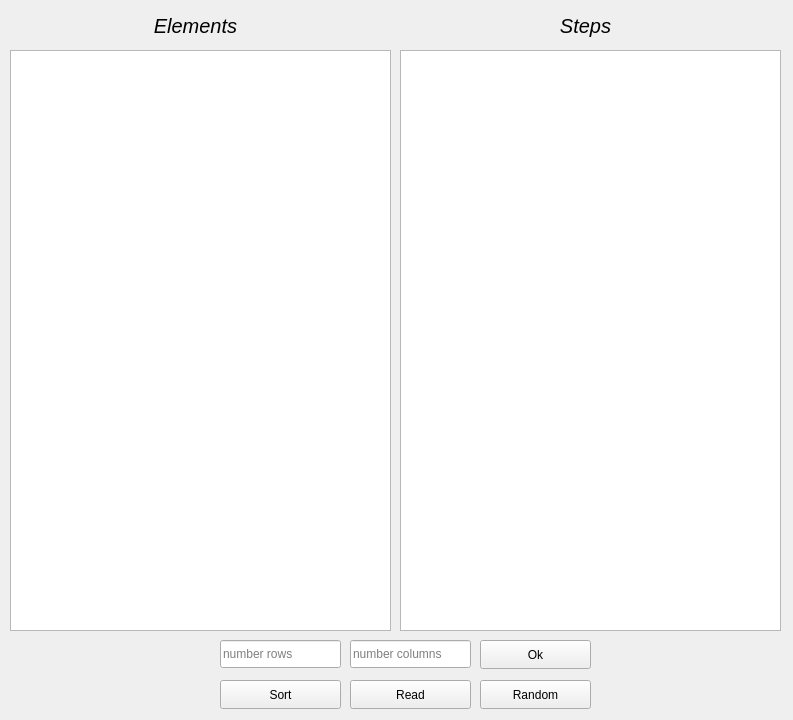
<?xml version="1.0" encoding="UTF-8"?>
<ui version="4.0">
 <class>MainWindow</class>
 <widget class="QMainWindow" name="MainWindow">
  <property name="geometry">
   <rect>
    <x>0</x>
    <y>0</y>
    <width>793</width>
    <height>720</height>
   </rect>
  </property>
  <property name="windowTitle">
   <string>MainWindow</string>
  </property>
  <widget class="QWidget" name="centralwidget">
   <widget class="QTextEdit" name="enterMatrix">
    <property name="geometry">
     <rect>
      <x>10</x>
      <y>50</y>
      <width>381</width>
      <height>581</height>
     </rect>
    </property>
    <property name="readOnly">
     <bool>true</bool>
    </property>
   </widget>
   <widget class="QPushButton" name="sortButton">
    <property name="geometry">
     <rect>
      <x>220</x>
      <y>680</y>
      <width>121</width>
      <height>29</height>
     </rect>
    </property>
    <property name="text">
     <string>Sort</string>
    </property>
   </widget>
   <widget class="QPushButton" name="buttonOk">
    <property name="geometry">
     <rect>
      <x>480</x>
      <y>640</y>
      <width>111</width>
      <height>29</height>
     </rect>
    </property>
    <property name="text">
     <string>Ok</string>
    </property>
   </widget>
   <widget class="QPushButton" name="enterRandomButton">
    <property name="geometry">
     <rect>
      <x>480</x>
      <y>680</y>
      <width>111</width>
      <height>29</height>
     </rect>
    </property>
    <property name="text">
     <string>Random</string>
    </property>
   </widget>
   <widget class="QLineEdit" name="numberRows">
    <property name="geometry">
     <rect>
      <x>220</x>
      <y>640</y>
      <width>121</width>
      <height>28</height>
     </rect>
    </property>
    <property name="placeholderText">
     <string>number rows</string>
    </property>
   </widget>
   <widget class="QTextEdit" name="stepsList">
    <property name="geometry">
     <rect>
      <x>400</x>
      <y>50</y>
      <width>381</width>
      <height>581</height>
     </rect>
    </property>
    <property name="readOnly">
     <bool>true</bool>
    </property>
   </widget>
   <widget class="QLabel" name="label">
    <property name="geometry">
     <rect>
      <x>530</x>
      <y>10</y>
      <width>111</width>
      <height>31</height>
     </rect>
    </property>
    <property name="font">
     <font>
      <pointsize>15</pointsize>
      <italic>true</italic>
      <bold>false</bold>
     </font>
    </property>
    <property name="text">
     <string>Steps</string>
    </property>
    <property name="alignment">
     <set>Qt::AlignCenter</set>
    </property>
   </widget>
   <widget class="QLabel" name="label_2">
    <property name="geometry">
     <rect>
      <x>130</x>
      <y>10</y>
      <width>131</width>
      <height>31</height>
     </rect>
    </property>
    <property name="font">
     <font>
      <pointsize>15</pointsize>
      <italic>true</italic>
      <bold>false</bold>
     </font>
    </property>
    <property name="text">
     <string>Elements</string>
    </property>
    <property name="alignment">
     <set>Qt::AlignCenter</set>
    </property>
   </widget>
   <widget class="QPushButton" name="readButton">
    <property name="geometry">
     <rect>
      <x>350</x>
      <y>680</y>
      <width>121</width>
      <height>29</height>
     </rect>
    </property>
    <property name="text">
     <string>Read</string>
    </property>
   </widget>
   <widget class="QLineEdit" name="numberColumns">
    <property name="geometry">
     <rect>
      <x>350</x>
      <y>640</y>
      <width>121</width>
      <height>28</height>
     </rect>
    </property>
    <property name="placeholderText">
     <string>number columns</string>
    </property>
   </widget>
  </widget>
 </widget>
 <resources/>
 <connections/>
</ui>
